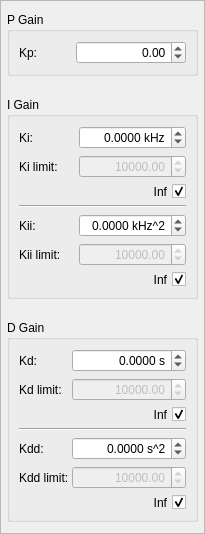
<?xml version="1.0" encoding="UTF-8"?>
<ui version="4.0">
 <class>pidWidget</class>
 <widget class="QWidget" name="pidWidget">
  <property name="geometry">
   <rect>
    <x>0</x>
    <y>0</y>
    <width>205</width>
    <height>534</height>
   </rect>
  </property>
  <property name="sizePolicy">
   <sizepolicy hsizetype="Preferred" vsizetype="MinimumExpanding">
    <horstretch>0</horstretch>
    <verstretch>0</verstretch>
   </sizepolicy>
  </property>
  <property name="minimumSize">
   <size>
    <width>205</width>
    <height>0</height>
   </size>
  </property>
  <property name="maximumSize">
   <size>
    <width>16777215</width>
    <height>16777215</height>
   </size>
  </property>
  <property name="windowTitle">
   <string>Form</string>
  </property>
  <layout class="QVBoxLayout" name="verticalLayout">
   <property name="leftMargin">
    <number>0</number>
   </property>
   <property name="topMargin">
    <number>0</number>
   </property>
   <property name="rightMargin">
    <number>0</number>
   </property>
   <property name="bottomMargin">
    <number>0</number>
   </property>
   <item>
    <widget class="QScrollArea" name="scrollArea">
     <property name="sizePolicy">
      <sizepolicy hsizetype="Preferred" vsizetype="Expanding">
       <horstretch>0</horstretch>
       <verstretch>0</verstretch>
      </sizepolicy>
     </property>
     <property name="maximumSize">
      <size>
       <width>16777215</width>
       <height>16777215</height>
      </size>
     </property>
     <property name="frameShadow">
      <enum>QFrame::Raised</enum>
     </property>
     <property name="horizontalScrollBarPolicy">
      <enum>Qt::ScrollBarAsNeeded</enum>
     </property>
     <property name="widgetResizable">
      <bool>true</bool>
     </property>
     <widget class="QWidget" name="scrollAreaWidgetContents">
      <property name="geometry">
       <rect>
        <x>0</x>
        <y>0</y>
        <width>203</width>
        <height>541</height>
       </rect>
      </property>
      <layout class="QVBoxLayout" name="verticalLayout_2">
       <property name="leftMargin">
        <number>6</number>
       </property>
       <property name="topMargin">
        <number>6</number>
       </property>
       <property name="rightMargin">
        <number>6</number>
       </property>
       <property name="bottomMargin">
        <number>6</number>
       </property>
       <item>
        <widget class="QGroupBox" name="KpGroup">
         <property name="sizePolicy">
          <sizepolicy hsizetype="Ignored" vsizetype="Fixed">
           <horstretch>0</horstretch>
           <verstretch>0</verstretch>
          </sizepolicy>
         </property>
         <property name="title">
          <string>P Gain</string>
         </property>
         <layout class="QGridLayout" name="gridLayout_2">
          <item row="0" column="0">
           <widget class="QLabel" name="KpLabel">
            <property name="sizePolicy">
             <sizepolicy hsizetype="Fixed" vsizetype="Preferred">
              <horstretch>0</horstretch>
              <verstretch>0</verstretch>
             </sizepolicy>
            </property>
            <property name="minimumSize">
             <size>
              <width>51</width>
              <height>0</height>
             </size>
            </property>
            <property name="toolTip">
             <string>Proportional (P) gain</string>
            </property>
            <property name="text">
             <string>Kp: </string>
            </property>
           </widget>
          </item>
          <item row="0" column="1">
           <widget class="QDoubleSpinBox" name="KpBox">
            <property name="sizePolicy">
             <sizepolicy hsizetype="Expanding" vsizetype="Fixed">
              <horstretch>0</horstretch>
              <verstretch>0</verstretch>
             </sizepolicy>
            </property>
            <property name="alignment">
             <set>Qt::AlignRight|Qt::AlignTrailing|Qt::AlignVCenter</set>
            </property>
            <property name="keyboardTracking">
             <bool>false</bool>
            </property>
            <property name="minimum">
             <double>-100000.000000000000000</double>
            </property>
            <property name="maximum">
             <double>100000.000000000000000</double>
            </property>
           </widget>
          </item>
         </layout>
        </widget>
       </item>
       <item>
        <spacer name="verticalSpacerPI">
         <property name="orientation">
          <enum>Qt::Vertical</enum>
         </property>
         <property name="sizeType">
          <enum>QSizePolicy::Fixed</enum>
         </property>
         <property name="sizeHint" stdset="0">
          <size>
           <width>10</width>
           <height>10</height>
          </size>
         </property>
        </spacer>
       </item>
       <item>
        <widget class="QGroupBox" name="KiGroup">
         <property name="sizePolicy">
          <sizepolicy hsizetype="Expanding" vsizetype="Fixed">
           <horstretch>0</horstretch>
           <verstretch>0</verstretch>
          </sizepolicy>
         </property>
         <property name="contextMenuPolicy">
          <enum>Qt::DefaultContextMenu</enum>
         </property>
         <property name="title">
          <string>I Gain</string>
         </property>
         <layout class="QGridLayout" name="gridLayout">
          <property name="horizontalSpacing">
           <number>0</number>
          </property>
          <item row="0" column="0">
           <widget class="QLabel" name="KiLabel">
            <property name="minimumSize">
             <size>
              <width>60</width>
              <height>0</height>
             </size>
            </property>
            <property name="toolTip">
             <string>Integral (I) gain</string>
            </property>
            <property name="text">
             <string>Ki: </string>
            </property>
           </widget>
          </item>
          <item row="0" column="2">
           <widget class="QDoubleSpinBox" name="KiBox">
            <property name="sizePolicy">
             <sizepolicy hsizetype="Expanding" vsizetype="Fixed">
              <horstretch>0</horstretch>
              <verstretch>0</verstretch>
             </sizepolicy>
            </property>
            <property name="styleSheet">
             <string notr="true"/>
            </property>
            <property name="alignment">
             <set>Qt::AlignRight|Qt::AlignTrailing|Qt::AlignVCenter</set>
            </property>
            <property name="keyboardTracking">
             <bool>false</bool>
            </property>
            <property name="suffix">
             <string> kHz</string>
            </property>
            <property name="decimals">
             <number>4</number>
            </property>
            <property name="minimum">
             <double>-1000.000000000000000</double>
            </property>
            <property name="maximum">
             <double>1000.000000000000000</double>
            </property>
           </widget>
          </item>
          <item row="1" column="0">
           <widget class="QLabel" name="KiLimitLabel">
            <property name="minimumSize">
             <size>
              <width>60</width>
              <height>0</height>
             </size>
            </property>
            <property name="toolTip">
             <string/>
            </property>
            <property name="text">
             <string>Ki limit: </string>
            </property>
           </widget>
          </item>
          <item row="1" column="2">
           <widget class="QDoubleSpinBox" name="Ki_limitBox">
            <property name="enabled">
             <bool>false</bool>
            </property>
            <property name="sizePolicy">
             <sizepolicy hsizetype="Expanding" vsizetype="Fixed">
              <horstretch>0</horstretch>
              <verstretch>0</verstretch>
             </sizepolicy>
            </property>
            <property name="styleSheet">
             <string notr="true">anchors.fill:parent</string>
            </property>
            <property name="alignment">
             <set>Qt::AlignRight|Qt::AlignTrailing|Qt::AlignVCenter</set>
            </property>
            <property name="keyboardTracking">
             <bool>false</bool>
            </property>
            <property name="maximum">
             <double>100000.000000000000000</double>
            </property>
            <property name="value">
             <double>10000.000000000000000</double>
            </property>
           </widget>
          </item>
          <item row="3" column="0" colspan="3">
           <widget class="Line" name="line">
            <property name="orientation">
             <enum>Qt::Horizontal</enum>
            </property>
           </widget>
          </item>
          <item row="4" column="0">
           <widget class="QLabel" name="KiiLabel">
            <property name="minimumSize">
             <size>
              <width>60</width>
              <height>0</height>
             </size>
            </property>
            <property name="toolTip">
             <string>Second-order integral (I^2) gain</string>
            </property>
            <property name="text">
             <string>Kii: </string>
            </property>
           </widget>
          </item>
          <item row="4" column="2">
           <widget class="QDoubleSpinBox" name="KiiBox">
            <property name="sizePolicy">
             <sizepolicy hsizetype="Expanding" vsizetype="Fixed">
              <horstretch>0</horstretch>
              <verstretch>0</verstretch>
             </sizepolicy>
            </property>
            <property name="styleSheet">
             <string notr="true">anchors.fill:parent</string>
            </property>
            <property name="alignment">
             <set>Qt::AlignRight|Qt::AlignTrailing|Qt::AlignVCenter</set>
            </property>
            <property name="keyboardTracking">
             <bool>false</bool>
            </property>
            <property name="suffix">
             <string> kHz^2</string>
            </property>
            <property name="decimals">
             <number>4</number>
            </property>
            <property name="minimum">
             <double>-1.000000000000000</double>
            </property>
            <property name="maximum">
             <double>1.000000000000000</double>
            </property>
            <property name="singleStep">
             <double>0.001000000000000</double>
            </property>
           </widget>
          </item>
          <item row="5" column="0">
           <widget class="QLabel" name="KiiLimitLabel">
            <property name="minimumSize">
             <size>
              <width>60</width>
              <height>0</height>
             </size>
            </property>
            <property name="text">
             <string>Kii limit: </string>
            </property>
           </widget>
          </item>
          <item row="5" column="2">
           <widget class="QDoubleSpinBox" name="Kii_limitBox">
            <property name="enabled">
             <bool>false</bool>
            </property>
            <property name="sizePolicy">
             <sizepolicy hsizetype="Expanding" vsizetype="Fixed">
              <horstretch>0</horstretch>
              <verstretch>0</verstretch>
             </sizepolicy>
            </property>
            <property name="alignment">
             <set>Qt::AlignRight|Qt::AlignTrailing|Qt::AlignVCenter</set>
            </property>
            <property name="keyboardTracking">
             <bool>false</bool>
            </property>
            <property name="maximum">
             <double>100000.000000000000000</double>
            </property>
            <property name="value">
             <double>10000.000000000000000</double>
            </property>
           </widget>
          </item>
          <item row="2" column="0" colspan="3">
           <widget class="QCheckBox" name="Ki_limitIsInf">
            <property name="sizePolicy">
             <sizepolicy hsizetype="Expanding" vsizetype="Fixed">
              <horstretch>0</horstretch>
              <verstretch>0</verstretch>
             </sizepolicy>
            </property>
            <property name="layoutDirection">
             <enum>Qt::RightToLeft</enum>
            </property>
            <property name="styleSheet">
             <string notr="true">spacing: 5px</string>
            </property>
            <property name="text">
             <string>Inf</string>
            </property>
            <property name="checked">
             <bool>true</bool>
            </property>
           </widget>
          </item>
          <item row="6" column="0" colspan="3">
           <widget class="QCheckBox" name="Kii_limitIsInf">
            <property name="sizePolicy">
             <sizepolicy hsizetype="Expanding" vsizetype="Fixed">
              <horstretch>0</horstretch>
              <verstretch>0</verstretch>
             </sizepolicy>
            </property>
            <property name="layoutDirection">
             <enum>Qt::RightToLeft</enum>
            </property>
            <property name="styleSheet">
             <string notr="true">spacing: 5px</string>
            </property>
            <property name="text">
             <string>Inf</string>
            </property>
            <property name="checked">
             <bool>true</bool>
            </property>
           </widget>
          </item>
         </layout>
        </widget>
       </item>
       <item>
        <spacer name="verticalSpacerID">
         <property name="orientation">
          <enum>Qt::Vertical</enum>
         </property>
         <property name="sizeType">
          <enum>QSizePolicy::Fixed</enum>
         </property>
         <property name="sizeHint" stdset="0">
          <size>
           <width>10</width>
           <height>10</height>
          </size>
         </property>
        </spacer>
       </item>
       <item>
        <widget class="QGroupBox" name="KdGroup">
         <property name="sizePolicy">
          <sizepolicy hsizetype="Preferred" vsizetype="Fixed">
           <horstretch>0</horstretch>
           <verstretch>0</verstretch>
          </sizepolicy>
         </property>
         <property name="title">
          <string>D Gain</string>
         </property>
         <layout class="QGridLayout" name="gridLayout_3">
          <property name="horizontalSpacing">
           <number>0</number>
          </property>
          <item row="3" column="0" colspan="2">
           <widget class="QCheckBox" name="Kd_limitIsInf">
            <property name="sizePolicy">
             <sizepolicy hsizetype="Preferred" vsizetype="Fixed">
              <horstretch>0</horstretch>
              <verstretch>0</verstretch>
             </sizepolicy>
            </property>
            <property name="layoutDirection">
             <enum>Qt::RightToLeft</enum>
            </property>
            <property name="styleSheet">
             <string notr="true">spacing: 5px</string>
            </property>
            <property name="text">
             <string>Inf</string>
            </property>
            <property name="checked">
             <bool>true</bool>
            </property>
           </widget>
          </item>
          <item row="6" column="1">
           <widget class="QDoubleSpinBox" name="Kdd_limitBox">
            <property name="enabled">
             <bool>false</bool>
            </property>
            <property name="sizePolicy">
             <sizepolicy hsizetype="Preferred" vsizetype="Fixed">
              <horstretch>0</horstretch>
              <verstretch>0</verstretch>
             </sizepolicy>
            </property>
            <property name="alignment">
             <set>Qt::AlignRight|Qt::AlignTrailing|Qt::AlignVCenter</set>
            </property>
            <property name="keyboardTracking">
             <bool>false</bool>
            </property>
            <property name="maximum">
             <double>100000.000000000000000</double>
            </property>
            <property name="value">
             <double>10000.000000000000000</double>
            </property>
           </widget>
          </item>
          <item row="6" column="0">
           <widget class="QLabel" name="label_10">
            <property name="text">
             <string>Kdd limit: </string>
            </property>
           </widget>
          </item>
          <item row="2" column="1">
           <widget class="QDoubleSpinBox" name="Kd_limitBox">
            <property name="enabled">
             <bool>false</bool>
            </property>
            <property name="sizePolicy">
             <sizepolicy hsizetype="Expanding" vsizetype="Fixed">
              <horstretch>0</horstretch>
              <verstretch>0</verstretch>
             </sizepolicy>
            </property>
            <property name="alignment">
             <set>Qt::AlignRight|Qt::AlignTrailing|Qt::AlignVCenter</set>
            </property>
            <property name="keyboardTracking">
             <bool>false</bool>
            </property>
            <property name="maximum">
             <double>100000.000000000000000</double>
            </property>
            <property name="value">
             <double>10000.000000000000000</double>
            </property>
           </widget>
          </item>
          <item row="1" column="0">
           <widget class="QLabel" name="label_7">
            <property name="toolTip">
             <string>Derivative (D) gain</string>
            </property>
            <property name="text">
             <string>Kd: </string>
            </property>
           </widget>
          </item>
          <item row="1" column="1">
           <widget class="QDoubleSpinBox" name="KdBox">
            <property name="sizePolicy">
             <sizepolicy hsizetype="Expanding" vsizetype="Fixed">
              <horstretch>0</horstretch>
              <verstretch>0</verstretch>
             </sizepolicy>
            </property>
            <property name="alignment">
             <set>Qt::AlignRight|Qt::AlignTrailing|Qt::AlignVCenter</set>
            </property>
            <property name="keyboardTracking">
             <bool>false</bool>
            </property>
            <property name="suffix">
             <string> s</string>
            </property>
            <property name="decimals">
             <number>4</number>
            </property>
            <property name="minimum">
             <double>-100000.000000000000000</double>
            </property>
            <property name="maximum">
             <double>100000.000000000000000</double>
            </property>
           </widget>
          </item>
          <item row="4" column="0" colspan="2">
           <widget class="Line" name="line_2">
            <property name="orientation">
             <enum>Qt::Horizontal</enum>
            </property>
           </widget>
          </item>
          <item row="5" column="0">
           <widget class="QLabel" name="label_9">
            <property name="toolTip">
             <string>Second-order derivative (D^2) gain</string>
            </property>
            <property name="text">
             <string>Kdd: </string>
            </property>
           </widget>
          </item>
          <item row="5" column="1">
           <widget class="QDoubleSpinBox" name="KddBox">
            <property name="sizePolicy">
             <sizepolicy hsizetype="Preferred" vsizetype="Fixed">
              <horstretch>0</horstretch>
              <verstretch>0</verstretch>
             </sizepolicy>
            </property>
            <property name="alignment">
             <set>Qt::AlignRight|Qt::AlignTrailing|Qt::AlignVCenter</set>
            </property>
            <property name="keyboardTracking">
             <bool>false</bool>
            </property>
            <property name="suffix">
             <string> s^2</string>
            </property>
            <property name="decimals">
             <number>4</number>
            </property>
            <property name="minimum">
             <double>-100000.000000000000000</double>
            </property>
            <property name="maximum">
             <double>100000.000000000000000</double>
            </property>
           </widget>
          </item>
          <item row="7" column="0" colspan="2">
           <widget class="QCheckBox" name="Kdd_limitIsInf">
            <property name="sizePolicy">
             <sizepolicy hsizetype="Preferred" vsizetype="Fixed">
              <horstretch>0</horstretch>
              <verstretch>0</verstretch>
             </sizepolicy>
            </property>
            <property name="layoutDirection">
             <enum>Qt::RightToLeft</enum>
            </property>
            <property name="styleSheet">
             <string notr="true">spacing: 5px</string>
            </property>
            <property name="text">
             <string>Inf</string>
            </property>
            <property name="checked">
             <bool>true</bool>
            </property>
            <property name="tristate">
             <bool>false</bool>
            </property>
           </widget>
          </item>
          <item row="2" column="0">
           <widget class="QLabel" name="label_8">
            <property name="text">
             <string>Kd limit:</string>
            </property>
           </widget>
          </item>
         </layout>
        </widget>
       </item>
      </layout>
     </widget>
    </widget>
   </item>
  </layout>
 </widget>
 <resources/>
 <connections>
  <connection>
   <sender>Ki_limitIsInf</sender>
   <signal>clicked(bool)</signal>
   <receiver>Ki_limitBox</receiver>
   <slot>setDisabled(bool)</slot>
   <hints>
    <hint type="sourcelabel">
     <x>69</x>
     <y>139</y>
    </hint>
    <hint type="destinationlabel">
     <x>74</x>
     <y>117</y>
    </hint>
   </hints>
  </connection>
  <connection>
   <sender>Kii_limitIsInf</sender>
   <signal>clicked(bool)</signal>
   <receiver>Kii_limitBox</receiver>
   <slot>setDisabled(bool)</slot>
   <hints>
    <hint type="sourcelabel">
     <x>83</x>
     <y>221</y>
    </hint>
    <hint type="destinationlabel">
     <x>86</x>
     <y>199</y>
    </hint>
   </hints>
  </connection>
  <connection>
   <sender>Kd_limitIsInf</sender>
   <signal>clicked(bool)</signal>
   <receiver>Kd_limitBox</receiver>
   <slot>setDisabled(bool)</slot>
   <hints>
    <hint type="sourcelabel">
     <x>78</x>
     <y>323</y>
    </hint>
    <hint type="destinationlabel">
     <x>83</x>
     <y>303</y>
    </hint>
   </hints>
  </connection>
  <connection>
   <sender>Kdd_limitIsInf</sender>
   <signal>clicked(bool)</signal>
   <receiver>Kdd_limitBox</receiver>
   <slot>setDisabled(bool)</slot>
   <hints>
    <hint type="sourcelabel">
     <x>91</x>
     <y>403</y>
    </hint>
    <hint type="destinationlabel">
     <x>91</x>
     <y>386</y>
    </hint>
   </hints>
  </connection>
 </connections>
</ui>
